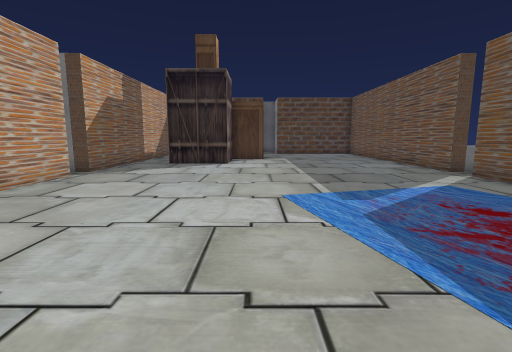
View 1 (above)

13 first-person views from a walk through a scene from a Unity 3-D project. The camera is 1.2 m above the floor, tilts 8° down and sees 85° across. The floor is counted in squares, 1 m on a side. Each view is taken from the middle of a square. On the plan, view 1 faces up. The plan holds only what a view shows up to about 13 squares ahead; the rest is blank. The player is left out. Some animated figures are not drawn. Some surface patterns are stand-ins.

View 2
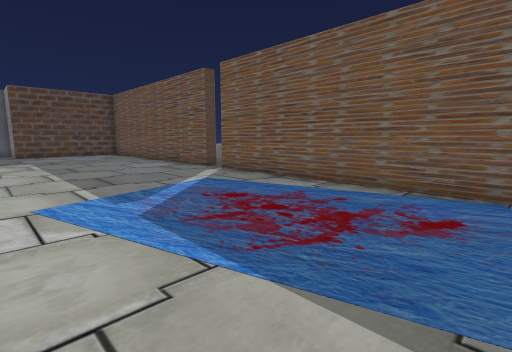

View 3
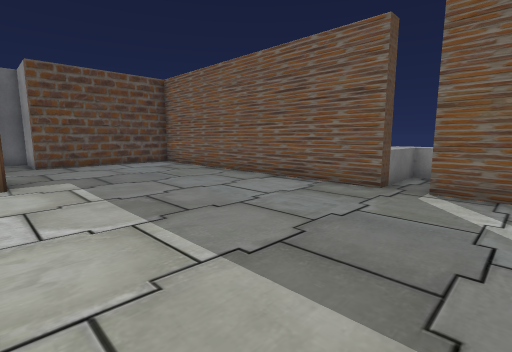

View 4
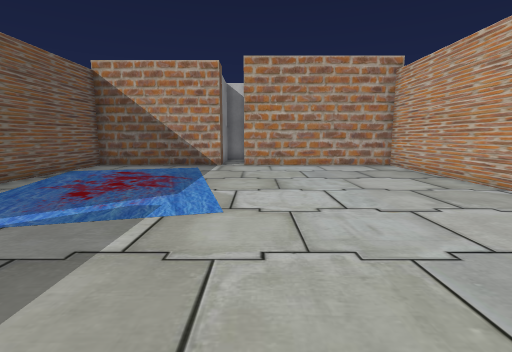

View 5
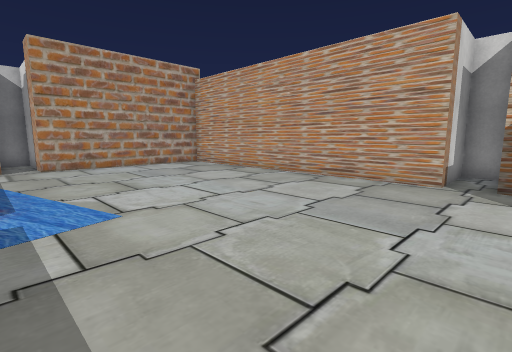

View 6
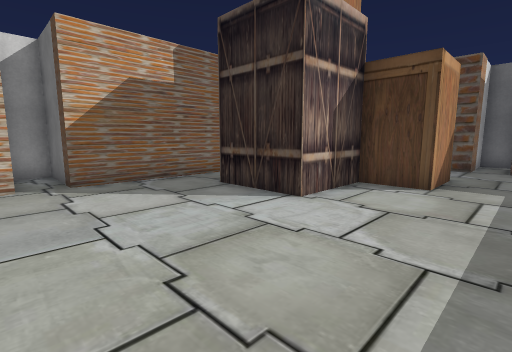

View 7
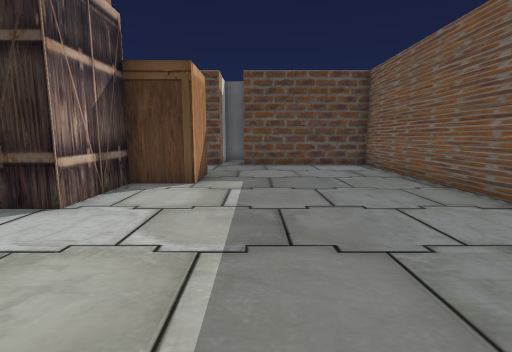

View 8
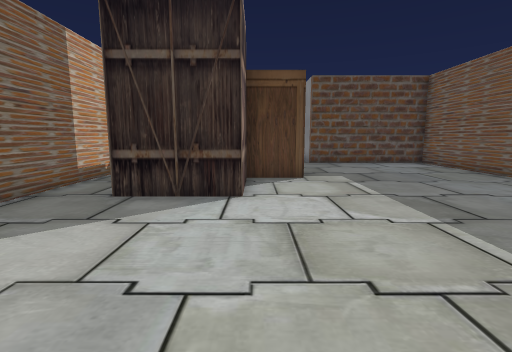

View 9
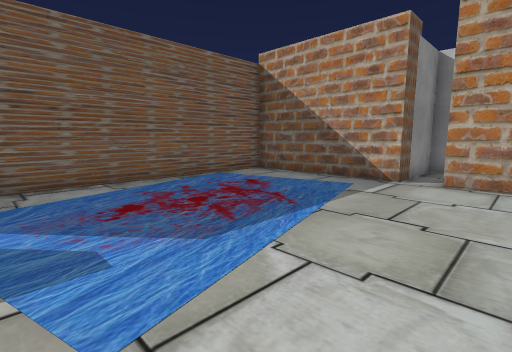

View 10
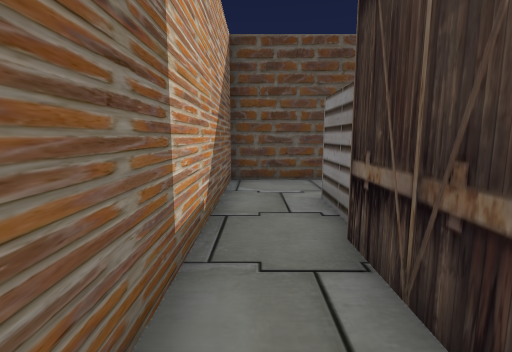

View 11
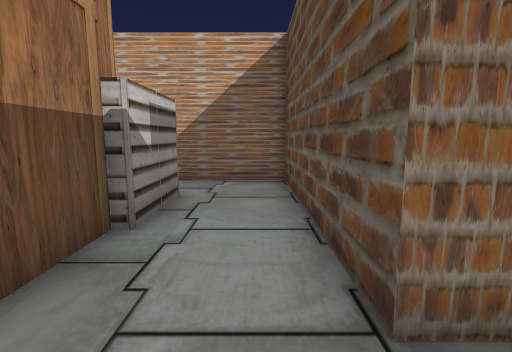

View 12
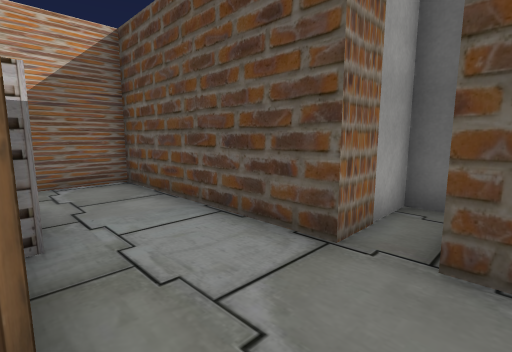

View 13
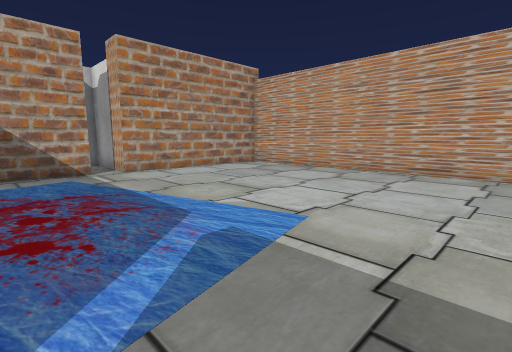

### Floor plan
Points are (right, up) in squares from view 1. A wall is a line through its corners. A room is listed if a view was taken in it or the views show most of it. See-through windows are left out.
Room 1 (views 1, 2, 3, 4, 5, 6, 7, 8, 9, 10, 11, 12, 13)
walls: (7.2, 9.5) (6.6, 9.5) (6.6, 19.8) (1.5, 19.8) (1.5, 22.2) (0.5, 22.2) (0.5, 19.8); (-3.9, 13) (-3.9, 15.2); (0.5, 17.1) (0.5, 15.2) (-1.3, 15.2) (-1.3, 12.6) (-4, 12.6); (-5.7, 15.4) (-5.7, 9.5) (-8.1, 9.5) (-8.1, 8.5) (-5.7, 8.5) (-5.7, -1.8) (0.5, -1.8) (0.5, -4.7) (1.5, -4.7) (1.5, -1.8) (6.6, -1.8) (6.6, 8.5)
ways out: opening at (-5, 16) to room 2; opening at (-0.5, 18.5) to room 2; opening at (7, 9)
Room 2 (no view inside)
walls: (-1.5, 17.1) (0.1, 17.1); (0.5, 19.8) (-5.7, 19.8) (-5.7, 15.4)
ways out: opening at (-5, 16) to room 1; opening at (-0.5, 18.5) to room 1
objects: other object (-4, 16) to (-2, 17)

Positions as (right, up) in squares from view 1, and headings:
1: (0, 0), facing up
2: (0, 0), facing up-right
3: (0, 7), facing up-right
4: (0, 10), facing down
5: (2, 10), facing down-left
6: (2, 8), facing up-left
7: (2, 8), facing up
8: (-1, 7), facing up
9: (-1, 6), facing down-right
10: (-5, 12), facing up
11: (2, 19), facing left
12: (2, 17), facing up-left
13: (4, 8), facing down-left
